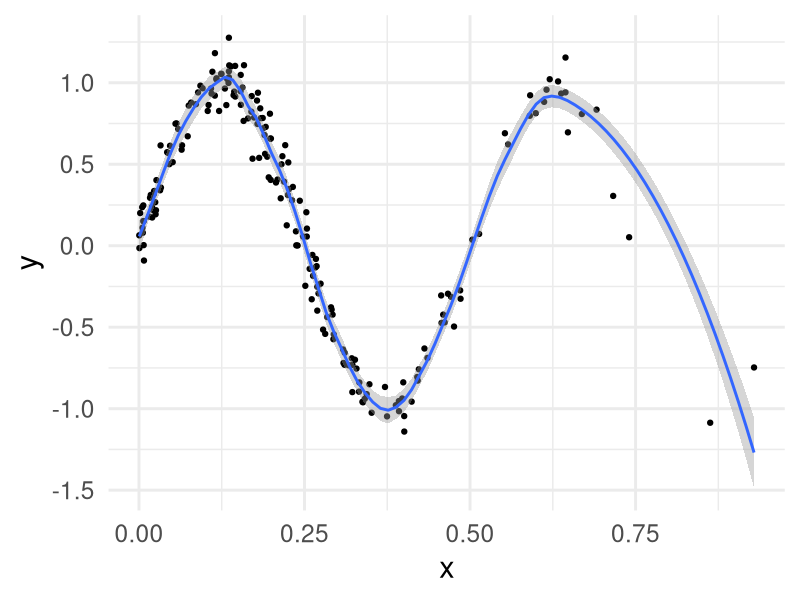
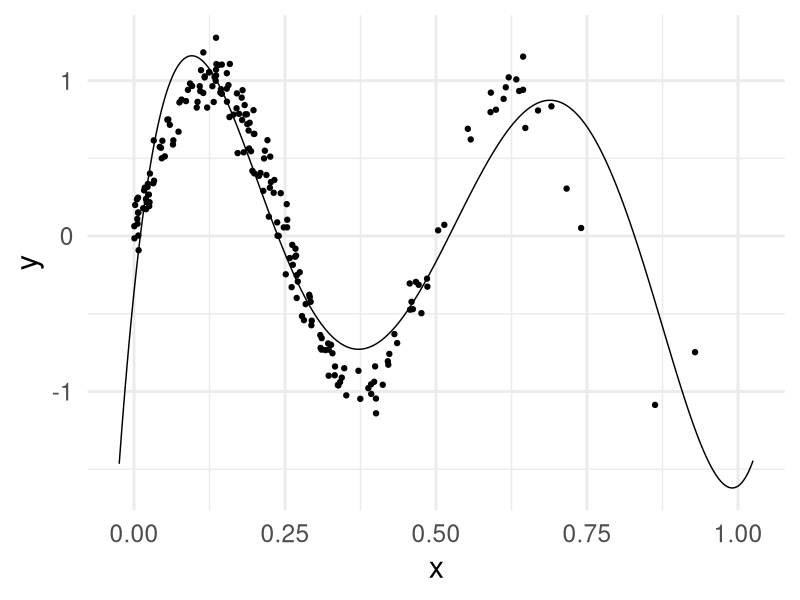

The R script that drew these images, in order: (Note: this script raises an error after producing the figures.)
## ---- chunk 1
knitr::opts_chunk$set(echo = TRUE)
library(tidyverse) # required
library(broom)     # required
library(modelr)    # for data_grid
library(GGally)
theme_set(theme_minimal(base_size = 22))
## ---- chunk 2
# change this function
f <- function(x) sin(4*pi*x)
n <- 200
train1d <- 
  data.frame(
    x = rbeta(n, 1, 3)
    ) %>%
  # change the noise level sd
  mutate(y = f(x) + rnorm(n, sd = .1))

# plot data and loess curve
ggplot(train1d, aes(x, y)) + 
  geom_point() +
  geom_smooth(span = .2)
## ---- chunk 3
model_lm <- lm(y ~ poly(x, 5), data = train1d)

train1d_grid <- 
  data_grid(train1d,
          x = seq_range(c(x, 1), 500, expand = .05))

augment(model_lm,
        newdata = train1d_grid) %>%
  ggplot(aes(x, y)) +
  geom_point(data = train1d) +
  geom_line(aes(y = .fitted))

summary(model_lm)
## ---- chunk 4
LS_loss <- function(x, y, beta) {
  sum((y - x %*% beta)^2)
}

LS_gradient <- function(x, y, beta) {
 -2 * t(x) %*% (y - x %*% beta)
}
## ---- chunk 5
X <- model.matrix(model_lm)
Y <- train1d$y
BETA <- rnorm(6)
LS_loss(X, Y, BETA)
LS_gradient(X, Y, BETA)
## ---- chunk 6
#last_beta <- rnorm(ncol(X))

for (i in 1:10) {
  last_grad <- LS_gradient(X, Y, last_beta)
  next_beta <- last_beta - 0.1 * last_grad / sqrt(sum(last_grad^2))
  last_beta <- next_beta
  print(LS_loss(X, Y, last_beta))
}
## ---- chunk 7
LS_loss(X, Y, last_beta)
LS_loss(X, Y, next_beta)
## ---- chunk 8
current_beta <- rnorm(ncol(X))
last_grad <- LS_gradient(X, Y, current_beta)
next_beta <- current_beta - 0.01 * last_grad / sqrt(sum(last_grad^2))
last_beta <- current_beta

while (LS_loss(X, Y, last_beta) - LS_loss(X, Y, next_beta) > 0) {
  last_grad <- LS_gradient(X, Y, last_beta)
  next_beta <- last_beta - 0.1 * last_grad / sqrt(sum(last_grad^2))
  last_beta <- next_beta
  print(LS_loss(X, Y, last_beta))
}
## ---- chunk 9

## ---- chunk 10

## ---- chunk 11
n <- 100; p <- 4; sparsity <- 2
x <- matrix(rnorm(n*p), nrow = n)
true_beta <- c(rep(1, sparsity), rep(0, p - sparsity))
mu <- x %*% true_beta
px <- exp(mu)/(1+exp(mu))
y <- rbinom(n, 1, px)
train_hd <- data.frame(y = as.factor(y), x = x)
## ---- chunk 12
train_hd %>% 
  select(y, num_range("x.", 1:4)) %>%
  ggpairs(progress = F)
## ---- chunk 13

## ---- chunk 14

## ---- chunk 15
glm(y ~ x, family = "binomial") %>%
  ggcoef()
## ---- chunk 16
n <- 100; p <- 200; sparsity <- 3
x <- matrix(rnorm(n*p), nrow = n)
true_beta <- c(rep(1, sparsity), rep(0, p - sparsity))
y <- x %*% true_beta
train_hd <- data.frame(y = y, x = x)
## ---- chunk 17
train_hd %>% 
  select(y, num_range("x.", 1:6)) %>%
  ggpairs(progress = F)
## ---- chunk 18

